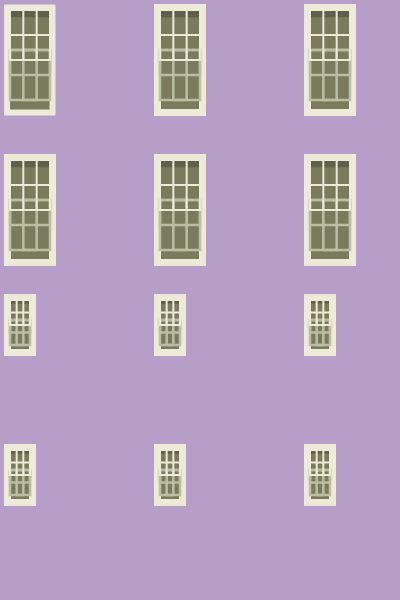
Frame 1 (no input)
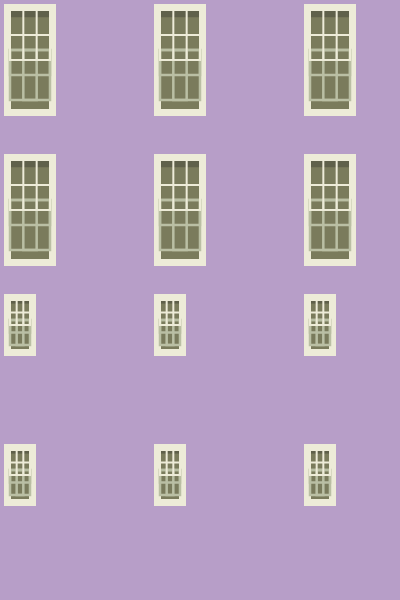
Frame 60 (no input)
Frame 120 (the mouse pressed at the canvas centre since frame 60): identical to frame 60, image omitted

The p5.js sketch that drew these frames (run headless with seeded random() and noise() and a simulated clock; from frame 60 on, the mouse is pressed at the canvas centre):

// p5.js sketch
// ── sketch.js

//window
function setup(){
   createCanvas(400,600);

}
   
function draw(){
   background(183,158,200); //purple

   
   var windowWidth = width/5; // window width
   var windowHeight = height/3; // window height
 
   //variables
	var x = 10;
	var y = 10;	
	var x1 = 150;
	var y1 = 150;
	for (var i = 0; i < 4; i++) {
       	for (var h = 0; h < 2; h++) {
            nova(x + x1 * i, y + y1 * h, windowWidth, windowHeight);
			nova(x + x1 * i, y * 30 + y1 * h, windowWidth/2, windowHeight/2);
        }
   
  	}
}
	

//name new function nova
function nova(x, y, windowWidth, windowHeight) {
var Trim = color(237,235,216);// window trim
	
   fill(Trim);
   stroke(Trim);    
   rect(x-5, y-5 , windowWidth/2 +10, windowHeight/2+10 );
       
 
   fill(122, 123, 92);
   rect(x, y , windowWidth/2, windowHeight/2);
   
   fill(95,96,74);
   noStroke();  
   rect(x, y, windowWidth/2, windowHeight/28);
       
   noFill();
   stroke(Trim);
   strokeWeight(2);
       
   //down window    
   stroke(186,191,164);
   strokeWeight(2.5);
   rect(x, y + windowWidth/2,windowWidth/2, windowHeight/4 );
   rect(x, y + windowWidth/2,windowWidth/2, windowHeight/8 );
 
   rect(x + windowWidth/6, y + windowWidth/2,windowWidth/6, windowHeight/4 );
     
   //upper window
   noFill();
   stroke(Trim);
   strokeWeight(2);
   rect(x, y, windowWidth/6, windowHeight/4);
   rect(x, y,windowWidth/3, windowHeight/4);
   rect(x, y, windowWidth/2, windowHeight/8);
   rect(x, y, windowWidth/2, windowHeight/4);
       
   
 }
